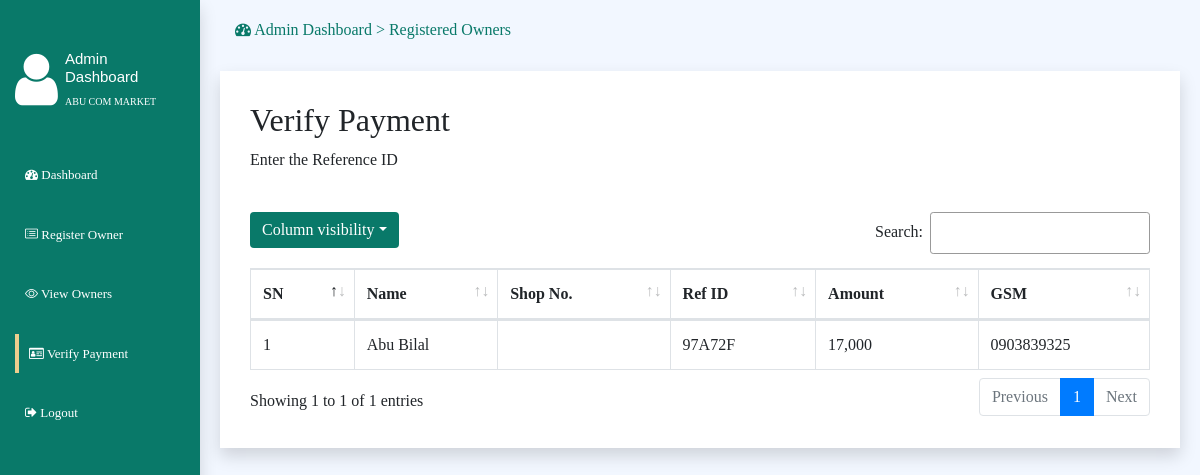
Page /backend/verify.php on the earlier database version.
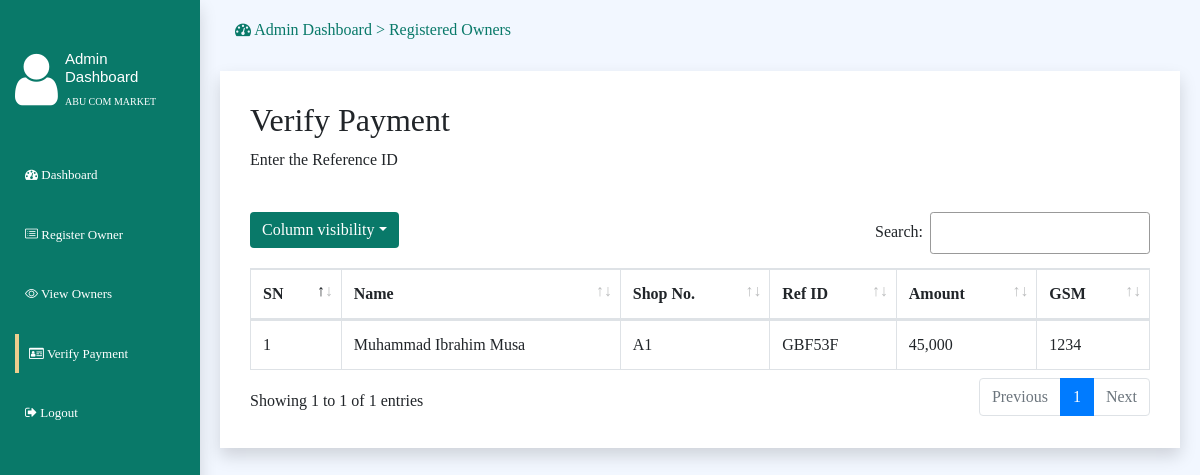
Same page on the later database version.
### tables this page shows
CREATE TABLE `payment` (
  `id` int(11) NOT NULL,
  `refid` varchar(200) NOT NULL,
  `email` varchar(200) NOT NULL,
  `name` varchar(200) NOT NULL,
  `gsm` varchar(200) NOT NULL,
  `amount` varchar(200) NOT NULL,
  `shopnumber` varchar(100) NOT NULL,
  `date_paid` timestamp(6) NOT NULL DEFAULT current_timestamp(6)
);

### backend/verify.php (the view, shortened to what this page needs)
<?php
include "../include/server.php";
?>
<!DOCTYPE html>
<html>
<head>
    <link rel="stylesheet" type="text/css" href="../css/style.css">
    <link rel="stylesheet" type="text/css" href="../bootstrap/css/bootstrap.min.css">
    <link rel="stylesheet" type="text/css" href="../bootstrap-icons/bootstrap-icons.css">
    <link rel="stylesheet" href="../dist/css/iziToast.min.css">
    <link href="../lib/owlcarousel/assets/owl.carousel.min.css" rel="stylesheet">
    <link href="../lib/animate/animate.min.css" rel="stylesheet">
     <link href="../lib/font-awesome/css/font-awesome.min.css" rel="stylesheet">
    <link rel="stylesheet" href="../css/dismissible.css">
<link href="assets/css/app.min.css" id="app-style" rel="stylesheet" type="text/css" />
<link href="assets/libs/datatables.net-bs4/css/dataTables.bootstrap4.min.css" rel="stylesheet" type="text/css" />
    <link href="assets/libs/datatables.net-buttons-bs4/css/buttons.bootstrap4.min.css" rel="stylesheet" type="text/css" />
<link href="assets/libs/select2/css/select2.min.css" rel="stylesheet" type="text/css" />
</head>
<body>
<div class="container-fluid h-100" id="dashboard">
            <div class="row h-100">
                <div class="col-md-2 shadow">
                    <div class="left-bar">
                        <div class="row">
                            <div class="col-md-3">
                                <h6><span class="fa fa-user"></span></h6>
                            </div>
                            <div class="col-md-9">
                                <h6>Admin Dashboard</h6>
                                <p style="color:#fff;font-size: 10px;">ABU COM MARKET</p>
                            </div>
                        </div>
                        <div class="nav-list">
                            <ul>
                                <li><a href="dashboard.php"><span class="fa fa-dashboard"></span> Dashboard</a></li>
                                <li><a href="register.php"><span class="bi bi-card-list"></span> Register Owner</a></li>
                                <li><a href="view.php" ><span class="bi bi-eye"></span> View Owners</a></li>
                                <li><a href="verify.php" class="active"><span class="fa fa-drivers-license-o"></span> Verify Payment</a></li>
                                <li><a href="../index.php"><span class="fa fa-sign-out"></span> Logout</a></li>
                            </ul>
                        </div>
                    </div>
                </div>
                <div class="col-md-10">
                    <div class="main">
                       <h6><span class="fa fa-dashboard"></span> Admin Dashboard > Registered Owners</h6>
                    <br>
                    <div class="row">
                            <div class="container shadow" style="padding: 30px;background-color: #fff;">
                        <h2> Verify Payment</h2>
                        <p>Enter the Reference ID</p>
                        <br>
                     <table id="datatable-buttons" class="table table-bordered dt-responsive nowrap w-100">
              <thead>
  <tr>
        <th>SN</th>
        <th>Name</th>
        <th>Shop No.</th>
       <th>Ref ID</th>
       <th>Amount</th>
       <th>GSM</th>
  </tr>
  </thead>
  <?php
  $sn=1;
  $psql = mysqli_query($dbcon,"SELECT * FROM payment ORDER BY id DESC");
  while($prop = mysqli_fetch_array($psql)){ ?>
  <tr>
     <td><?php echo $sn++; ?></td>
    <td><?php echo $prop['name']; ?></td>
    <td><?php echo $prop['shopnumber']; ?></td>
     <td><?php echo $prop['refid']; ?></td>
      <td><?php echo number_format($prop['amount']); ?></td>
       <td><?php echo $prop['gsm']; ?></td>
  </tr>
  <?php } ?>
</table>
                </div>
                </div>
            </div>
        </div>
</body>
</html>

Differences in the rows shown:
removed payment: name "Abu Bilal", refid "97A72F", amount "17,000", gsm "0903839325"
added payment: name "Muhammad Ibrahim Musa", shopnumber "A1", refid "GBF53F", amount "45,000", gsm "1234"
